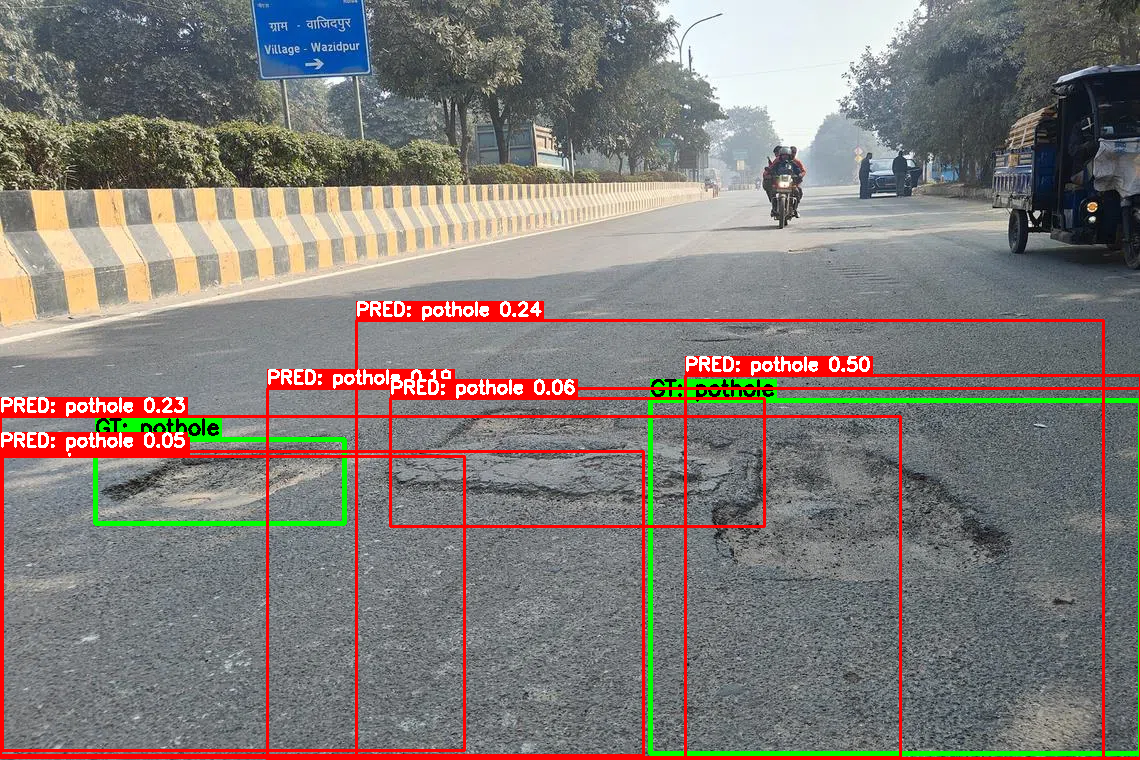
#> input picture experiments/results/real_world_model_improvement/tiled_v1/annotated_road001.webp, 1140 x 760 px
$ python -i audit_leakage.py   (imports and definitions only)
#> lines starting #> are read from the running program, lines starting #| are printed output that depends on the picture
#!/usr/bin/env python
"""Phase 10 -- Experiment 2 dataset leakage audit.

Implements checks **A** through **F** over the frozen Experiment 1 test set, the
Dataset A (India) splits, and the Experiment 2 Dataset B (non-India) splits:

===  =========================================================================
A    Dataset A train vs frozen test            exact sha256 intersection == 0
B    Dataset B vs frozen test                  exact sha256 intersection == 0,
                                               no ``India_`` filename prefix
C    Dataset A train vs Dataset B              enumerate every colliding pair
D    Experiment 2 train vs Experiment 2 val    exact sha256 and filename == 0
E    near-duplicate audit                      two detectors, reported separately:
                                               (1) ``dhash_screen`` -- 64-bit
                                                   dHash Hamming <= 5 confirmed
                                                   by exact pixel equality (a
                                                   cheap pre-screen only)
                                               (2) ``correlation_criterion`` --
the PROJECT STANDARD from
                                                    scripts/analysis/verify_near_duplicates.py
                                                   (64x64 grayscale, Pearson
                                                   corr >= 0.90 AND MAD <= 0.10).
                                               The hard failure is driven by (2).
F    source-level split leakage                residual risk, documented
===  =========================================================================

Outputs (idempotent, overwritten in place):

* ``experiments/analysis/overnight/experiment2_dataset_b/experiment2_leakage_report.md``
* ``experiments/analysis/overnight/experiment2_dataset_b/experiment2_leakage_report.json``

The script is strictly read-only with respect to every dataset directory. It
never deletes, moves or edits an image or label. If any Experiment 2 image is
byte-identical to a frozen test image the offending files are recorded in the
``REMOVAL_REQUIRED`` array of the JSON report, a loud warning is printed, and
the process exits non-zero so that a human performs the removal.

Dependencies: standard library + ``PIL`` + ``numpy``. No ``torch``,
``ultralytics`` or ``datasets`` import is required.

Usage:
    python audit_leakage.py
    python audit_leakage.py --workers 32
    python audit_leakage.py --skip-near-dup
    python audit_leakage.py --no-cache
    python audit_leakage.py --dry-run
"""
from __future__ import annotations

import argparse
import hashlib
import json
import os
import sys
import time
from collections import defaultdict
from concurrent.futures import ThreadPoolExecutor
from datetime import datetime, timezone
from typing import Any, Iterable

import numpy as np
from PIL import Image

REPO_ROOT = os.path.dirname(os.path.dirname(os.path.dirname(os.path.abspath(__file__))))

DEFAULT_DATASET_A = os.path.join(REPO_ROOT, "experiments", "dataset", "yolo_rdd2022_india")
DEFAULT_EXP2_ROOT = os.path.join(REPO_ROOT, "experiments", "dataset", "experiment2")
DEFAULT_OUT_DIR = os.path.join(
    REPO_ROOT, "experiments", "analysis", "overnight", "experiment2_dataset_b"
)

REPORT_JSON_NAME = "experiment2_leakage_report.json"
REPORT_MD_NAME = "experiment2_leakage_report.md"
CACHE_NAME = "_hash_cache.json"

IMAGE_EXTENSIONS = (".jpg", ".jpeg", ".png", ".bmp", ".JPG", ".JPEG", ".PNG", ".BMP")

#: Frozen Experiment 1 test set. Dataset A ``images/test`` *is* the frozen set.
FROZEN_TEST_SPLIT = "test"

#: Prefix every India image carries; no Experiment 2 file may carry it.
INDIA_PREFIX = "India_"

#: Verified Dataset A sizes, asserted when non-zero.
EXPECTED_A_TRAIN = 1071
EXPECTED_A_VAL = 229
EXPECTED_A_TEST = 230

#: dHash Hamming threshold that flags a near-duplicate *candidate*.
NEAR_DUP_THRESHOLD = 5

#: Thumbnail edge used before the 9x8 dHash reduction.
THUMB_SIZE = 32
DHASH_SIZE = 9

# --- project-standard near-duplicate criterion -----------------------------
# These values mirror ``scripts/analysis/verify_near_duplicates.py`` EXACTLY, which is the
# script that established Dataset A's correlation graph (59 verified groups over
# 121 images). A near-duplicate criterion is only comparable across datasets if
# it is the same criterion, so the Experiment 2 audit must use the same
# downsampling (64x64 ``convert("L")`` + LANCZOS, divided by 255) and the same two
# statistics (Pearson correlation of the downsampled grayscale, and the mean
# absolute difference of the normalised pixels).
PROJECT_STANDARD_SOURCE = "scripts/analysis/verify_near_duplicates.py"
PIXEL_SIZE = (64, 64)      # grayscale downsample size, per the project standard
PIXEL_CORR_MIN = 0.90      # Pearson correlation of downsampled grayscale
PIXEL_MAD_MAX = 0.10       # mean absolute difference of normalised pixels


#: Number of 16-bit LSH bands. Four 16-bit bands guarantee that any pair at
#: Hamming distance <= 3 shares at least one band; the residual 4-5 distance
#: pairs are still caught with high probability by the bucket index.
LSH_BANDS = 4
LSH_BAND_BITS = 64 // LSH_BANDS

SOURCE_SPLIT_NOTE = (
    "The upstream RDD2022 RDD_SPLIT split is a random 70/15/15 PER-IMAGE split with "
    "no country grouping and no video/sequence grouping. Consequently near-duplicate "
    "frames captured along the same source video, drive, or dashcam run can land in "
    "two different source splits, and therefore also in two different Experiment 2 "
    "splits after the stratified hold-out. This is a KNOWN RESIDUAL RISK that cannot "
    "be eliminated by per-image hashing and is recorded here rather than silently "
    "accepted. The mitigation available at report time is the Experiment 2 val split "
    "itself: val is drawn from the Dataset B train pool only, never from the frozen "
    "test set, so test-set optimism is unaffected by this risk."
)

NEAR_DUP_LIMITATION = (
    "dHash at Hamming distance <= 5 is a HEURISTIC SCREEN, not an exhaustive search. "
    "It is a 64-bit perceptual summary of a 32x32 grayscale thumbnail and therefore "
    "misses pairs that survive crops, rotation, rescaling, strong JPEG quality "
    "differences, colour or brightness shifts, heavy blur, or partial occlusion, "
    "because those perturbations move many more than 5 of the 64 comparison bits. "
    "Confirmed counts are therefore a LOWER BOUND on true near-duplication. Only "
    "confirmed pairs (exact decoded pixel-array equality) are reported as "
    "near-duplicates; candidates are reported separately and never counted as "
    "violations."
)

CORRELATION_CRITERION_NOTE = (
    "The correlation_criterion detector reproduces the criterion the rest of the "
    "project already relies on: scripts/analysis/verify_near_duplicates.py established the "
    "Dataset A correlation graph (59 verified groups over 121 images) by "
    "downsampling each image to 64x64 grayscale with a LANCZOS resample, normalising "
    "to [0, 1], and confirming a pair only when the Pearson correlation of the "
    "downsampled grayscale is >= {corr_min} AND the mean absolute difference is "
    "<= {mad_max}. A dHash Hamming threshold and an exact pixel-equality test are "
    "NOT comparable to that criterion, so this audit runs the criterion-compatible "
    "detector alongside the dHash screen and drives the hard failure from the "
    "correlation criterion. Both detectors are reported separately below: "
    "dhash_screen is retained as a cheap pre-screen / secondary signal, and "
    "correlation_criterion is the project standard. Candidate generation for the "
    "correlation criterion is identical to Dataset A's: 8 bands of 8 dHash bits, "
    "then every pair within Hamming <= {cand_hamming} is pixel-verified, so the "
    "recall envelope of the two audits matches. Note that this is still candidate-"
    "driven, not an all-pairs search; the reported count is a lower bound on true "
    "near-duplication at both stages."
)

HARD_FAILURE_DRIVER_NOTE = (
    "The E hard failures are driven by the PROJECT-STANDARD correlation criterion, "
    "not by the dHash screen, because that is the criterion Dataset A was built and "
    "audited against. A pair is a hard failure when it is confirmed by the "
    "correlation criterion AND either (a) it crosses the Experiment 2 train/val "
    "boundary, or (b) it involves the frozen test set. The dHash screen is reported "
    "for information and never drives an exit code."
)

#: Chunk size used when streaming a file through sha256.
_CHUNK = 1 << 20


# ---------------------------------------------------------------------------
# small filesystem helpers
# ---------------------------------------------------------------------------
# [61 lines left out: functions sha256_file, write_text_atomic, write_json_atomic, rel, list_images, not called in this run]


class ImageGroup:
    """A named set of images that participate in the cross-group comparisons."""

    __slots__ = ("name", "paths")

    def __init__(self, name: str, paths: dict[str, str]) -> None:
        self.name = name
        self.paths = paths

    def __len__(self) -> int:
        return len(self.paths)

    @property
    def stems(self) -> set[str]:
        return set(self.paths)


# ---------------------------------------------------------------------------
# hash cache
# ---------------------------------------------------------------------------
class HashCache:
    """Persistent ``path|mtime|size -> sha256`` cache for fast re-runs.

    The cache is a plain JSON object written to ``<exp2-root>/_hash_cache.json``.
    Entries whose key no longer matches the file on disk are simply recomputed,
    so a stale cache can never produce a wrong digest.
    """

    # [78 lines left out: functions __init__, key_for, lookup, store, save, hash_paths, not called in this run]


def _hash_and_store(path: str) -> tuple[str, str]:
    """Return ``(path, sha256)``. Split out so the pool map needs one argument."""
    return path, sha256_file(path)


# ---------------------------------------------------------------------------
# dHash
# ---------------------------------------------------------------------------
def dhash_of(path: str) -> int | None:
    """Return the 64-bit dHash of the image at *path*, or ``None`` if unreadable.

    The image is reduced to a 32x32 grayscale thumbnail (an antialiasing resize,
    which also drops high-frequency compression noise) and then to 9x8, where
    each of the 64 bits records whether a pixel is brighter than its right-hand
    neighbour.
    """
    try:
        with Image.open(path) as handle:
#> handle is the input picture: PIL image 1140x760 RGB; mean R, G, B 129.7, 123.8, 119.7
            gray = handle.convert("L").resize(
                (THUMB_SIZE, THUMB_SIZE), Image.Resampling.LANCZOS
            )
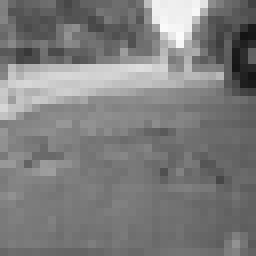
#> gray: PIL image 32x32 L (shown 8 times larger); min 20, max 251, mean 125.1
            small = np.asarray(
                gray.resize((DHASH_SIZE, DHASH_SIZE - 1), Image.Resampling.LANCZOS),
                dtype=np.int16,
            )
    except (OSError, ValueError):
        return None
    bits = small[:, 1:] > small[:, :-1]
    value = 0
    for bit in bits.reshape(-1):
        value = (value << 1) | int(bit)
#> this loop made 64 passes
#> (bit, value) on passes 3 to 14: (False, 2), (False, 4), (True, 9), (True, 19), (False, 38), (False, 76), (False, 152), (True, 305), (False, 610), (True, 1221), (True, 2443), (True, 4887)
#> value on passes 1 to 2: 0, 1
#> after the loop, value = 5502413583303053345
    return value


def hamming(a: int, b: int) -> int:
    """Return the Hamming distance between two 64-bit dHash integers."""
    return (a ^ b).bit_count()


# [1291 lines left out: functions identical_pixels, pixel_signature, pixel_compare, confirm_by_correlation, _lsh_candidates, group_sha_index and 10 more, not called in this run]


# [2 lines not run here, left out]

>>> result = dhash_of('../../experiments/results/real_world_model_improvement/tiled_v1/annotated_road001.webp')
#> result = 5502413583303053345
